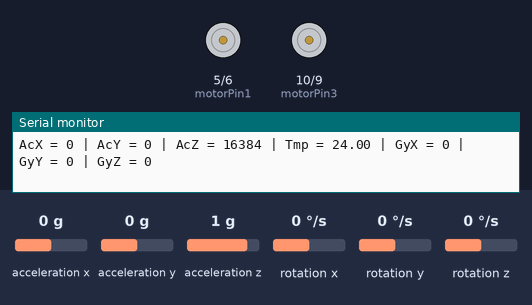
A sketch run on a simulated Arduino Uno, built with avr-gcc and run on an emulated ATmega328P. Shown: motor-driver pin pairs drawn as motors (green arrow = first pin HIGH = forward, orange = second pin HIGH = backward, longer = more drive), the last lines printed to the serial monitor. Wiring (inferred from the names in the program): MPU-6050 motion sensor at I2C address 0x68. Inputs (shaded band) come from the test bench; at power-on: acceleration x 0 g, acceleration y 0 g, acceleration z 1 g, rotation x 0 °/s, rotation y 0 °/s, rotation z 0 °/s.

Above: at 1.2 s.
1.3 s: acceleration x set to -0.2 g
2.8 s: acceleration x set to -0.5 g
At 4.3 s:
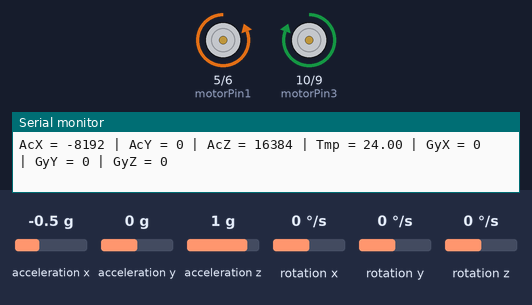
4.6 s: acceleration x set to 0.8 g
At 5.4 s:
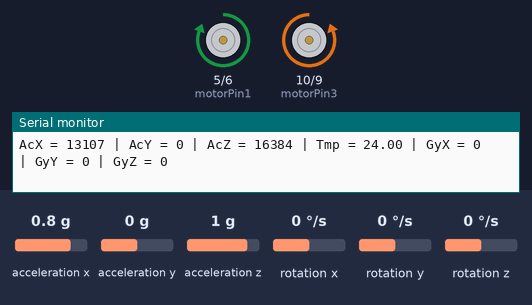
6.4 s: acceleration x set to 0.4 g
7.9 s: acceleration x set to 0.1 g
At 8.6 s:
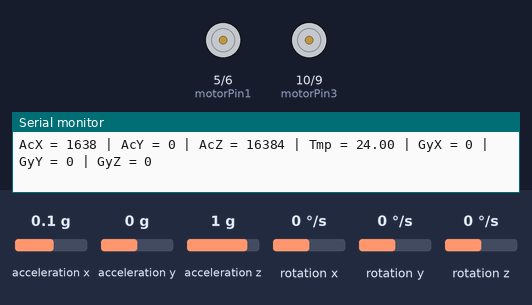
10.9 s: acceleration y set to -0.3 g
12.4 s: acceleration y set to -0.6 g
At 13.6 s:
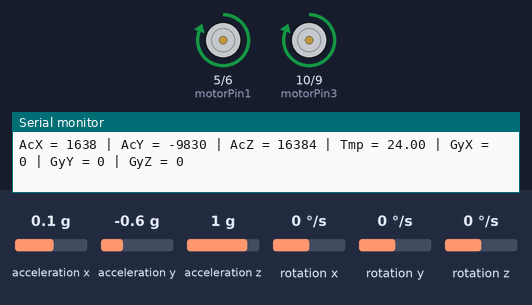
Timing chart, 0 to 15.1 s (numbered marks = the images above; inputs shaded):
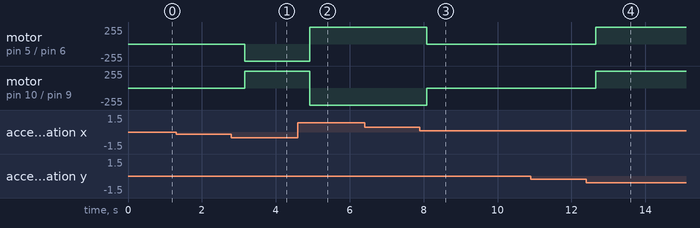

The sketch:

FINAL_CODE.ino
```cpp
/*
ARDUINO BASED GYROSCOPE CONTROLLED ROBOT BY ENGINEER KID
THIS PROJECT WILL HELP YOU TO UNDERSTAND THE ARDUINO MICROCONTROLLER
, MOTOR DRIVER MODULE AND GY-521 GYROSCOPE MODULE IN AN EASY WAY.
WORKING OF THIS PROJECT :-
THE GYROSCOPE SENSOR IS ALSO KNOWN AS THE TILT SENSOR. IT SENSES ITS
MOVEMENTS AND PROVIDES THE VALUES TO THE ARDUINO. THE GYROSCOPE MODULE
WORKS ON ALL THE THREE AXIS NAMELY THE X,Y AND Z. WHEN THE ARDUINO RECEIVES
THESE VALUES IT USES THEM WITH THE IF ELSE STATEMENTS TO DRIVE THE MOTORS ACCORDINGLY.
THE CONNECTIONS BETWWEN THE GYROSCOPE MODULE AND THE ARDUINO ARE GIVEN BELOW.
GYRO<<ARDUINO
VCC<<VCC
GND<<GND
SCL<<A5
SDA<<A4
AD0<<GND
INT<<D2
*****************************************************************************************
                              ***ALL THE BEST***
*****************************************************************************************
IF YOU COME ACROSS ANY PROBLEM REGARDING THE PROJECT FEEL FREE TO
CONTACT ME AT - engineerkid1@gmail.com
You can contact me at :-
Facebook page - https://www.facebook.com/engineerkid1/

Instagram - https://www.instagram.com/engineerkid1/

Twitter - https://mobile.twitter.com/Engineerkid01?s=09

Website - http://electronickida.wordpress.com
*/
#include<Wire.h>
const int MPU_addr=0x68;  // I2C address of the MPU-6050
int16_t AcX,AcY,AcZ,Tmp,GyX,GyY,GyZ;
 const int trigPin=13;
 //Motor A
const int motorPin1  = 5;
const int motorPin2  = 6;
//Motor B
const int motorPin3  = 10;
const int motorPin4  = 9;
void setup()
{
  pinMode(trigPin,OUTPUT);
  pinMode(motorPin1, OUTPUT);
pinMode(motorPin2, OUTPUT);
pinMode(motorPin3, OUTPUT);
pinMode(motorPin4, OUTPUT);
  Wire.begin();
  Wire.beginTransmission(MPU_addr);
  Wire.write(0x6B);
  Wire.write(0);
  Wire.endTransmission(true);
  Serial.begin(9600);
}
void loop(){
  Wire.beginTransmission(MPU_addr);
  Wire.write(0x3B);
  Wire.endTransmission(false);
  Wire.requestFrom(MPU_addr,14,true);
  AcX=Wire.read()<<8|Wire.read();
  AcY=Wire.read()<<8|Wire.read();
  AcZ=Wire.read()<<8|Wire.read();
  Tmp=Wire.read()<<8|Wire.read();
  GyX=Wire.read()<<8|Wire.read();
  GyY=Wire.read()<<8|Wire.read();
  GyZ=Wire.read()<<8|Wire.read();
  Serial.print("AcX = "); Serial.print(AcX);
  Serial.print(" | AcY = "); Serial.print(AcY);
  Serial.print(" | AcZ = "); Serial.print(AcZ);
  Serial.print(" | Tmp = "); Serial.print(Tmp/340.00+36.53);
  Serial.print(" | GyX = "); Serial.print(GyX);
  Serial.print(" | GyY = "); Serial.print(GyY);
  Serial.print(" | GyZ = "); Serial.println(GyZ);
  if(AcX<-6000&&-11000)
  {
    digitalWrite(trigPin,HIGH);
    digitalWrite(motorPin1, LOW);
    digitalWrite(motorPin2, HIGH);//FORWARD
    digitalWrite(motorPin3, HIGH);
    digitalWrite(motorPin4, LOW);
  }
  else if(AcX>4000&&6000)
  {
   digitalWrite(motorPin1, HIGH);
    digitalWrite(motorPin2, LOW);//REVERSE
    digitalWrite(motorPin3, LOW);
    digitalWrite(motorPin4, HIGH);
  }
   else if(AcY<-7000&&-5000)
  {
   digitalWrite(motorPin1, HIGH);
    digitalWrite(motorPin2, LOW);//LEFT
    digitalWrite(motorPin3, HIGH);
    digitalWrite(motorPin4, LOW);
  }
  else if(AcY>5000&&12000)
{
    digitalWrite(motorPin1, LOW);
    digitalWrite(motorPin2, HIGH);//RIGHT
    digitalWrite(motorPin3, LOW);
    digitalWrite(motorPin4, HIGH);
}
  else
  {
    digitalWrite(trigPin,LOW);
    digitalWrite(motorPin1, LOW);
    digitalWrite(motorPin2, LOW);//STOP
    digitalWrite(motorPin3, LOW);
    digitalWrite(motorPin4, LOW);
  }
  delay(333);
}
```

Measured:
- the behaviour switches between -0.3 and -0.4 g on acceleration x (found by bisection; images 0 and 1)
- the behaviour switches between 0.3 and 0.2 g on acceleration x (found by bisection; images 2 and 3)
- the behaviour switches between -0.4 and -0.5 g on acceleration y (found by bisection; images 3 and 4)
- after the input at 2.8 s, motor on pin 5 (motorPin1) / pin 6 (motorPin2): stopped → backward 255/255 after 0.37 s; motor on pin 10 (motorPin3) / pin 9 (motorPin4): stopped → forward 255/255 after 0.37 s
- after the input at 4.6 s, motor on pin 5 (motorPin1) / pin 6 (motorPin2): backward 255/255 → forward 255/255 after 0.32 s; motor on pin 10 (motorPin3) / pin 9 (motorPin4): forward 255/255 → backward 255/255 after 0.32 s
- after the input at 7.9 s, motor on pin 5 (motorPin1) / pin 6 (motorPin2): forward 255/255 → stopped after 0.18 s; motor on pin 10 (motorPin3) / pin 9 (motorPin4): backward 255/255 → stopped after 0.18 s
- after the input at 12.4 s, motor on pin 5 (motorPin1) / pin 6 (motorPin2), motor on pin 10 (motorPin3) / pin 9 (motorPin4): stopped → forward 255/255 after 0.26 s
